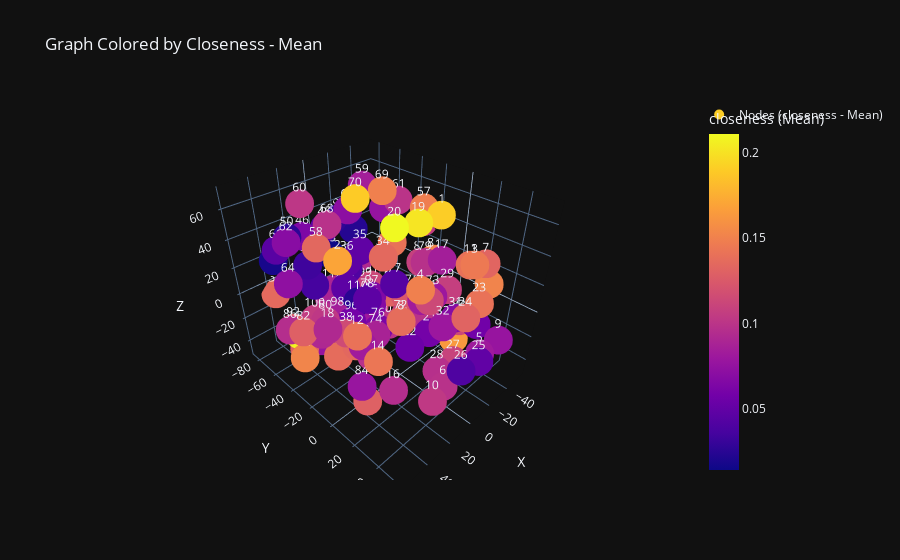
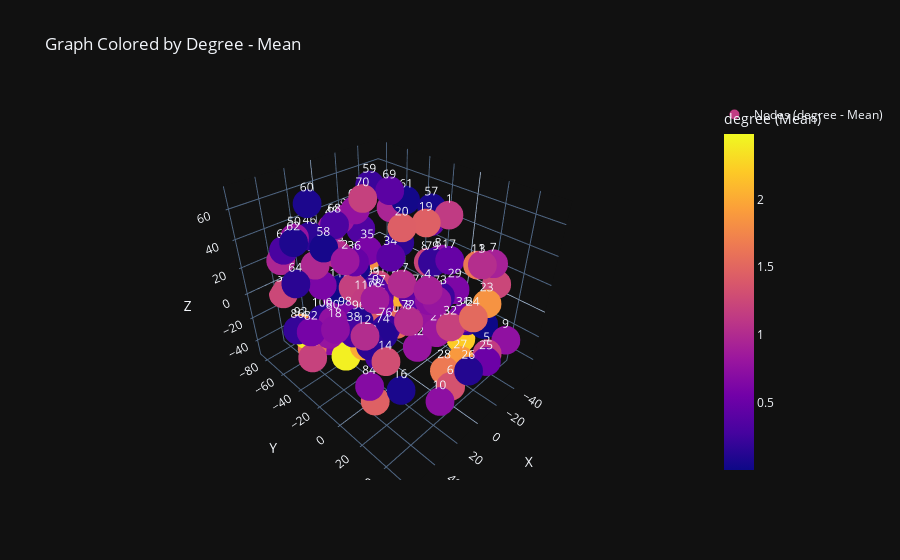
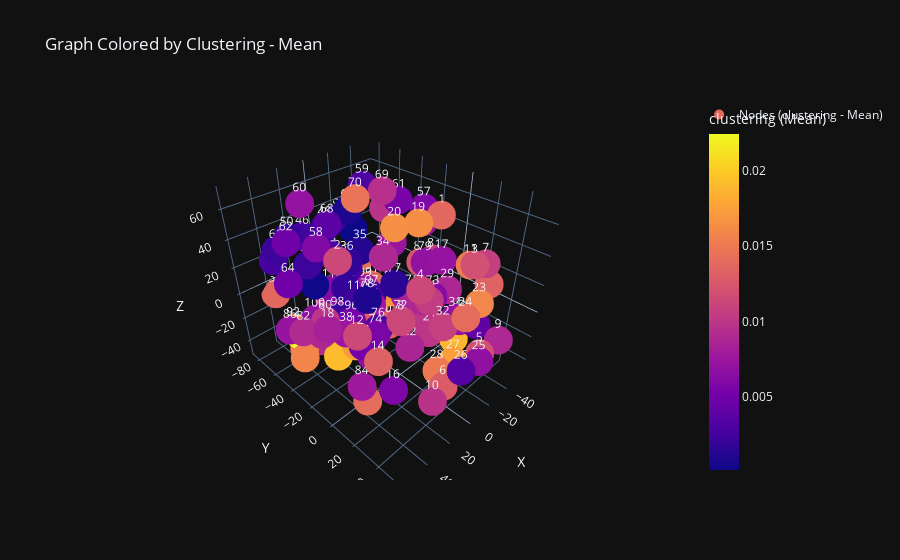

Here is the notebook cell these charts were saved with, in order:
### Code cell
# Define the path to the coordinates data file
coordinates_file = 'aal116.csv'  # Path to the file with node coordinates
metrics_file = '../computing/analysis/ppmi/60_70/comparison/pd/node_differences.csv'  # Path to the file with node metrics
metrics_to_plot = ['closeness', 'degree', 'clustering']  # Metrics you want to visualize (e.g., 'closeness', 'degree', 'clustering')
statistics_to_plot = ['Mean']  # Statistics you want to visualize (e.g., 'Mean')

# Visualize the graph with the selected parameters
visualize_graph_from_files_with_metrics_and_coordinates(coordinates_file, metrics_file, metrics_to_plot, statistics_to_plot)
